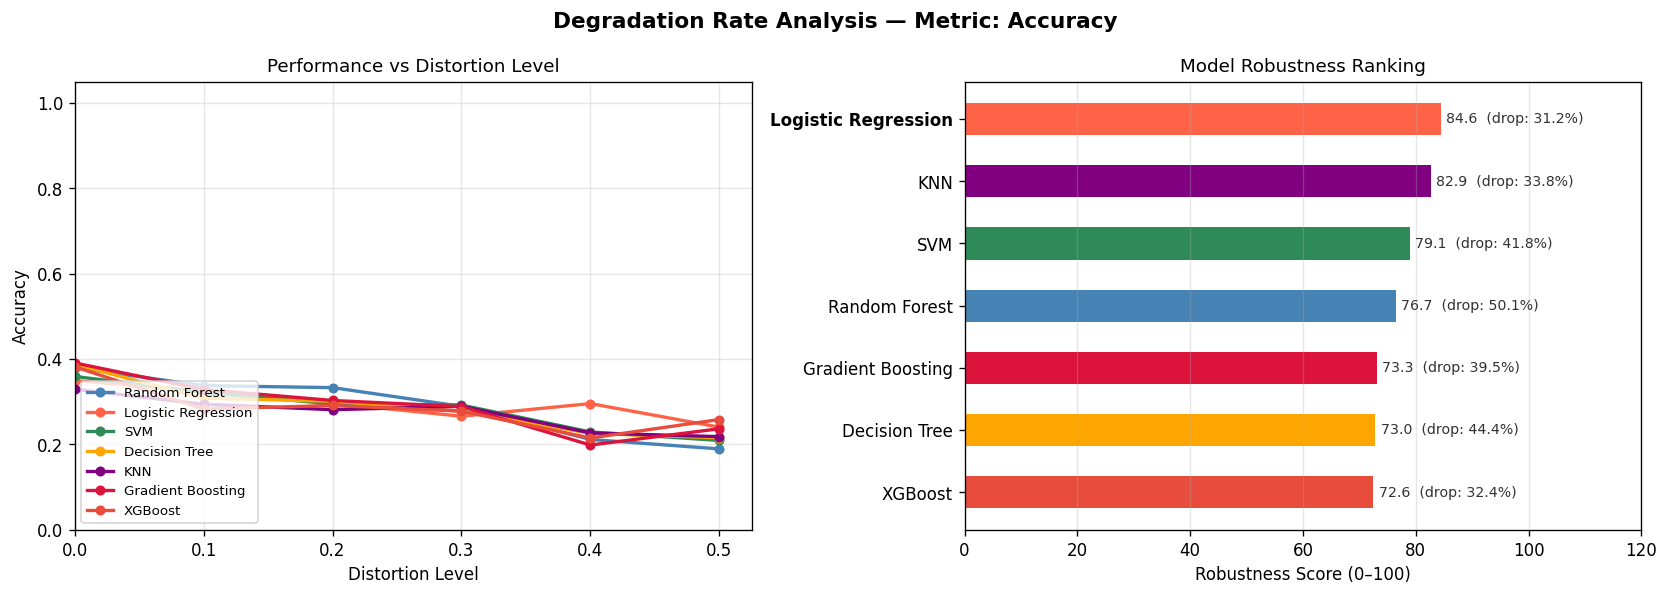

This figure's Python source:
"""
degradation_analysis.py
Computes per-model degradation rates across distortion levels and
produces a robustness summary with ranking.
"""

import numpy as np
import pandas as pd
import matplotlib.pyplot as plt
import matplotlib.patches as mpatches


def compute_degradation(rel_df, metric="accuracy"):
    """
    Compute degradation stats for each model across distortion levels.

    Parameters
    ----------
    rel_df  : pd.DataFrame
        Long-form results with columns:
        model_name, distortion_level, accuracy, precision, recall, f1, roc_auc, confidence
        (same format built in app.py from all_results)
    metric  : str
        Which metric to analyse (default: accuracy)

    Returns
    -------
    summary_df : pd.DataFrame
        Per-model: Baseline, Worst, Abs Drop, % Drop, Deg Rate/Level, Robustness Score, Rank
    """
    rows = []

    for model in rel_df["model_name"].unique():
        mdf    = rel_df[rel_df["model_name"] == model].sort_values("distortion_level")
        levels = mdf["distortion_level"].values
        values = mdf[metric].values

        if len(values) < 2:
            continue

        baseline  = values[0]
        worst     = values[-1]
        abs_drop  = baseline - worst
        pct_drop  = (abs_drop / (baseline + 1e-9)) * 100

        # Degradation rate: accuracy lost per unit of distortion
        level_range = levels[-1] - levels[0]
        deg_rate    = abs_drop / (level_range + 1e-9)

        # Robustness score: area under performance curve normalised to 0-100
        area              = np.trapz(values, levels)
        max_possible_area = baseline * level_range
        robustness_score  = (area / (max_possible_area + 1e-9)) * 100 if max_possible_area > 0 else 100.0
        robustness_score  = min(robustness_score, 100.0)

        rows.append({
            "Model":           model,
            "Baseline":        round(float(baseline), 4),
            "Worst":           round(float(worst),    4),
            "Abs Drop":        round(float(abs_drop), 4),
            "% Drop":          round(float(pct_drop), 2),
            "Deg Rate/Level":  round(float(deg_rate), 4),
            "Robustness Score":round(float(robustness_score), 2),
        })

    summary_df        = pd.DataFrame(rows).sort_values("Robustness Score", ascending=False)
    summary_df["Rank"]= range(1, len(summary_df) + 1)
    cols = ["Rank", "Model", "Baseline", "Worst", "Abs Drop",
            "% Drop", "Deg Rate/Level", "Robustness Score"]
    return summary_df[cols].reset_index(drop=True)


def plot_degradation(rel_df, summary_df, model_colors, metric="accuracy"):
    """
    Two-panel figure:
      Left  — performance curves per model vs distortion level
      Right — horizontal bar chart of robustness scores with % drop annotation

    Returns
    -------
    fig : matplotlib Figure
    """
    fig, (ax_left, ax_right) = plt.subplots(1, 2, figsize=(14, 5))
    fig.suptitle(
        f"Degradation Rate Analysis — Metric: {metric.capitalize()}",
        fontsize=13, fontweight="bold"
    )

    # ── Left: performance curves ──────────────────────────────────────────────
    for model in rel_df["model_name"].unique():
        mdf   = rel_df[rel_df["model_name"] == model].sort_values("distortion_level")
        color = model_colors.get(model, "#888888")
        ax_left.plot(
            mdf["distortion_level"], mdf[metric],
            marker="o", markersize=5, linewidth=2,
            color=color, label=model
        )

    ax_left.set_xlabel("Distortion Level", fontsize=10)
    ax_left.set_ylabel(metric.capitalize(), fontsize=10)
    ax_left.set_title("Performance vs Distortion Level", fontsize=11)
    ax_left.legend(fontsize=8, loc="lower left")
    ax_left.set_ylim(0, 1.05)
    ax_left.set_xlim(left=0)
    ax_left.grid(True, alpha=0.3)

    # ── Right: robustness bar chart ───────────────────────────────────────────
    models_sorted = summary_df["Model"].tolist()
    scores        = summary_df["Robustness Score"].tolist()
    pct_drops     = summary_df["% Drop"].tolist()
    colors        = [model_colors.get(m, "#888888") for m in models_sorted]

    bars = ax_right.barh(
        models_sorted, scores,
        color=colors, edgecolor="white",
        linewidth=1.2, height=0.55
    )

    for bar, score, drop in zip(bars, scores, pct_drops):
        ax_right.text(
            bar.get_width() + 0.8,
            bar.get_y() + bar.get_height() / 2,
            f"{score:.1f}  (drop: {drop:.1f}%)",
            va="center", fontsize=8.5, color="#333333"
        )

    ax_right.set_xlabel("Robustness Score (0–100)", fontsize=10)
    ax_right.set_title("Model Robustness Ranking", fontsize=11)
    ax_right.set_xlim(0, 120)
    ax_right.invert_yaxis()
    ax_right.grid(True, axis="x", alpha=0.3)

    # Bold the winner
    if models_sorted:
        ax_right.get_yticklabels()[0].set_fontweight("bold")

    plt.tight_layout()
    return fig


def get_robustness_tier(score):
    """Return a display tier label based on robustness score."""
    if score >= 90:
        return "Excellent"
    elif score >= 75:
        return "Good"
    elif score >= 55:
        return "Moderate"
    else:
        return "Fragile"
